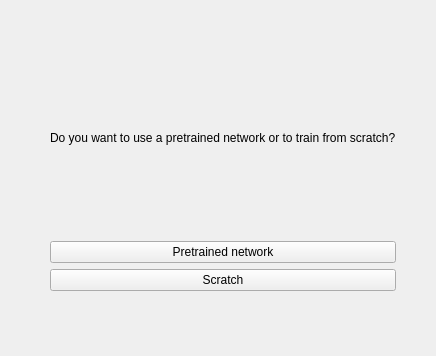
<?xml version="1.0" encoding="UTF-8"?>
<ui version="4.0">
 <class>TrainingWindow</class>
 <widget class="QWidget" name="TrainingWindow">
  <property name="geometry">
   <rect>
    <x>0</x>
    <y>0</y>
    <width>436</width>
    <height>356</height>
   </rect>
  </property>
  <property name="windowTitle">
   <string>Network training</string>
  </property>
  <widget class="QWidget" name="">
   <property name="geometry">
    <rect>
     <x>50</x>
     <y>40</y>
     <width>346</width>
     <height>251</height>
    </rect>
   </property>
   <layout class="QVBoxLayout" name="verticalLayout">
    <item>
     <widget class="QLabel" name="label">
      <property name="text">
       <string>Do you want to use a pretrained network or to train from scratch?</string>
      </property>
     </widget>
    </item>
    <item>
     <widget class="QPushButton" name="preTrainedNetworkButton">
      <property name="text">
       <string>Pretrained network</string>
      </property>
     </widget>
    </item>
    <item>
     <widget class="QPushButton" name="fromScratchButton">
      <property name="text">
       <string>Scratch</string>
      </property>
     </widget>
    </item>
   </layout>
  </widget>
 </widget>
 <resources/>
 <connections/>
</ui>
